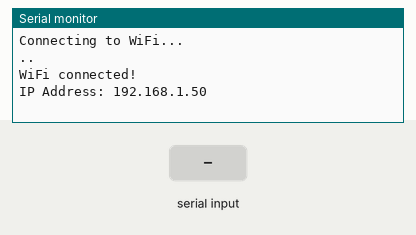
This sketch was run on a simulated ESP8266 (NodeMCU). On the bench: the last lines printed to the serial monitor. The inputs (shaded band) are chosen by the test bench. WiFi joins after 1.5 s; servers stay silent unless stated; uploads are accepted with an empty reply.

Above: at 3.2 s.
3.3 s: "90,45\n" received over Serial
At 5.5 s:
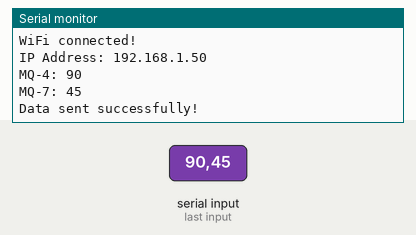
6.0 s: "30,150\n" received over Serial
At 6.36 s:
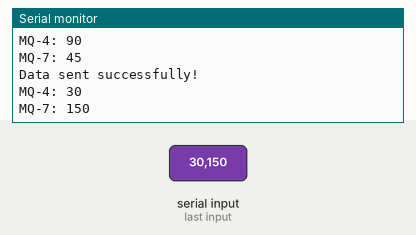
Timing chart, 0 to 9.0 s (numbered marks = the images above; inputs shaded):
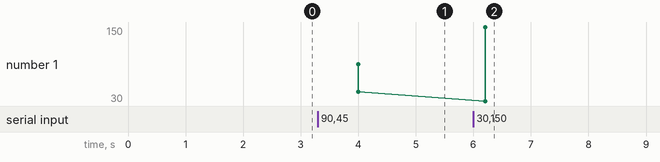

The sketch:

nodemcu.ino
```cpp
#include <ESP8266WiFi.h>
#include <ESP8266HTTPClient.h>

const char* ssid = "Lonely";
const char* password = "Ahmed1234@";

// Initialize variables to hold sensor data
int mq4_value = 0;
int mq7_value = 0;

void setup() {
  Serial.begin(9600);  // Initialize Serial for communication with Arduino
  Serial.setTimeout(2000);  // Set timeout for reading from Arduino

  // Connect to WiFi
  Serial.println("Connecting to WiFi...");
  WiFi.begin(ssid, password);
  while (WiFi.status() != WL_CONNECTED) {
    delay(1000);
    Serial.print(".");
  }

  Serial.println("\nWiFi connected!");
  Serial.print("IP Address: ");
  Serial.println(WiFi.localIP());
}

void loop() {
  // Check if data is available from Arduino
  if (Serial.available()) {
    // Read the data from Arduino in the format "mq4_value,mq7_value"
    String data = Serial.readStringUntil('\n');
    int commaIndex = data.indexOf(',');
    if (commaIndex > 0) {
      mq4_value = data.substring(0, commaIndex).toInt();
      mq7_value = data.substring(commaIndex + 1).toInt();

      // Log values to Serial Monitor
      Serial.print("MQ-4: ");
      Serial.println(mq4_value);
      Serial.print("MQ-7: ");
      Serial.println(mq7_value);

      // Send data to the backend
      sendDataToServer(mq4_value, mq7_value);
    }
  }

  delay(2000);  // Delay before the next reading cycle
}

void sendDataToServer(int mq4, int mq7) {
  if (WiFi.status() == WL_CONNECTED) {
    WiFiClient client;
    HTTPClient http;

    http.begin(client, "http://192.168.1.7:5000/update");  // Your backend IP
    http.addHeader("Content-Type", "application/json");

    String payload = "{\"mq4\":" + String(mq4) + ", \"mq7\":" + String(mq7) + "}";
    int httpResponseCode = http.POST(payload);

    if (httpResponseCode > 0) {
      Serial.println("Data sent successfully!");
    } else {
      Serial.println("Failed to send data.");
    }

    http.end();
  } else {
    Serial.println("WiFi disconnected!");
  }
}
```

Measured:
- after the input at 3.3 s, the serial monitor: prints a new line after 0.70 s (image 1)
- after the input at 6.0 s, the serial monitor: prints a new line after 0.20 s (image 2)
- plotted number 1: 45 → 150 after the input at 6.0 s
